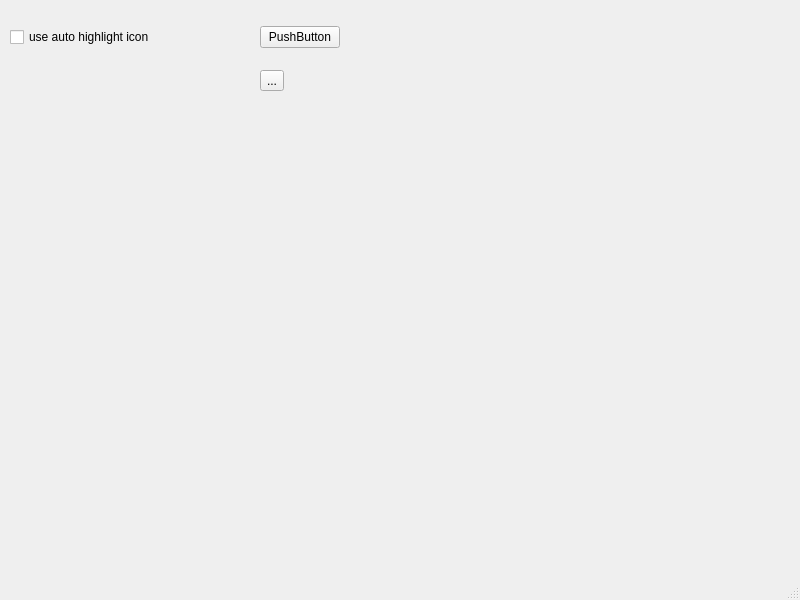
<?xml version="1.0" encoding="UTF-8"?>
<ui version="4.0">
 <class>MainWindow</class>
 <widget class="QMainWindow" name="MainWindow">
  <property name="geometry">
   <rect>
    <x>0</x>
    <y>0</y>
    <width>800</width>
    <height>600</height>
   </rect>
  </property>
  <property name="windowTitle">
   <string>MainWindow</string>
  </property>
  <widget class="QWidget" name="centralwidget">
   <widget class="QWidget" name="">
    <property name="geometry">
     <rect>
      <x>10</x>
      <y>10</y>
      <width>330</width>
      <height>98</height>
     </rect>
    </property>
    <layout class="QGridLayout" name="gridLayout">
     <item row="0" column="0">
      <widget class="QCheckBox" name="checkBox">
       <property name="text">
        <string>use auto highlight icon</string>
       </property>
      </widget>
     </item>
     <item row="0" column="1">
      <widget class="QPushButton" name="pushButton">
       <property name="text">
        <string>PushButton</string>
       </property>
       <property name="icon">
        <iconset theme="window-close"/>
       </property>
       <property name="iconSize">
        <size>
         <width>36</width>
         <height>36</height>
        </size>
       </property>
      </widget>
     </item>
     <item row="1" column="1">
      <widget class="QToolButton" name="toolButton">
       <property name="text">
        <string>...</string>
       </property>
       <property name="icon">
        <iconset theme="window-close"/>
       </property>
       <property name="iconSize">
        <size>
         <width>36</width>
         <height>36</height>
        </size>
       </property>
      </widget>
     </item>
    </layout>
   </widget>
  </widget>
  <widget class="QMenuBar" name="menubar">
   <property name="geometry">
    <rect>
     <x>0</x>
     <y>0</y>
     <width>800</width>
     <height>36</height>
    </rect>
   </property>
  </widget>
  <widget class="QStatusBar" name="statusbar"/>
 </widget>
 <resources/>
 <connections/>
</ui>
